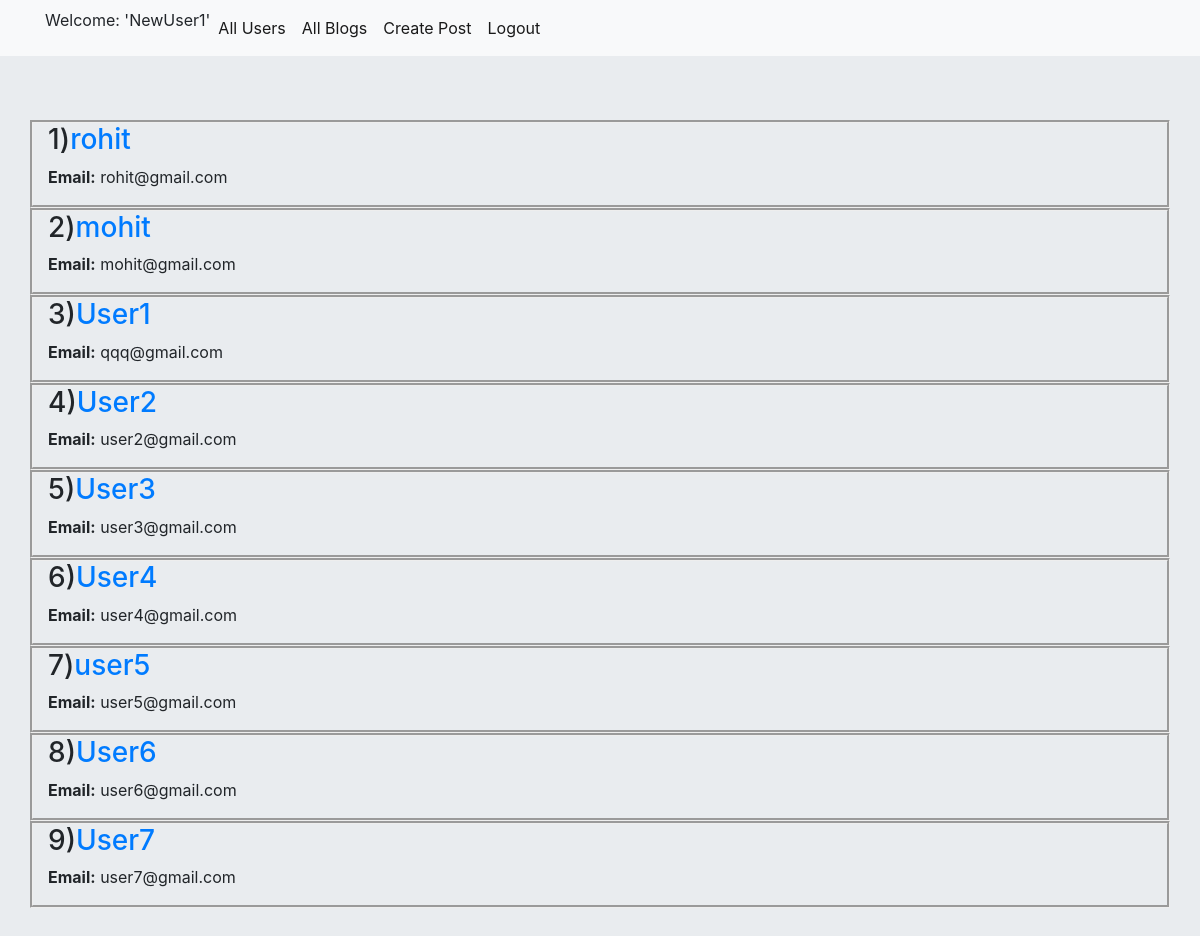
Screenshot of /users/ (signed in) with the database file from the repository.
### blog/models.py (models this page shows, shortened)
class CustomUser(AbstractUser):
    blocked = models.ManyToManyField('CustomUser',related_name='blocked_users',blank=True)
    liked_posts = models.ManyToManyField('Post',related_name='liked_posts',blank=True)

### blog/views.py (the view)
# urls.py: path('users/',views.UserListView.as_view(),name='user_list'),
class UserListView(ListView):
    model = CustomUser
    context_object_name = 'user_list'
    def get_queryset(self):
        current_user = self.request.user
        if current_user.is_authenticated:
            blocked_users = current_user.blocked.all().values_list('id')
            blocked_by = [user.id for user in CustomUser.objects.all() if current_user in user.blocked.all()]
            return CustomUser.objects.filter(~Q(id__in=blocked_users)).filter(~Q(id__in=blocked_by)).exclude(is_staff=True).exclude(id__exact=current_user.id)
        else:
            return CustomUser.objects.all()

### blog/templates/blog/customuser_list.html (shortened to what this page needs)
{% extends 'blog/base.html' %}
{% block content %}
<div class="jumbotron jumbotron-fluid">
    {% for person in user_list%}
    <div class="container"  style="border-style:groove">
        <h3>{{ forloop.counter }})<a href="{% url 'blog:user_details' pk=person.id %}">{{ person.username }}</a></h3>
        <div >
            <div>
            <p class="text-justify"><strong>Email:</strong> {{ person.email }}</p>
                </div>
            </div>
    </div>
    {% endfor %}
</div>
{% endblock %}

### blog/templates/blog/base.html (shortened to what this page needs)
<!DOCTYPE html>
<html lang="en">
<head>
    <link rel="stylesheet" href="https://stackpath.bootstrapcdn.com/bootstrap/4.5.2/css/bootstrap.min.css">
</head>
<body>
<nav class="navbar navbar-expand-lg navbar-light bg-light">
    <div class="container">
    <ul class="navbar-nav">
        {% if user.is_authenticated %}
        <li class="nav-item active" ><p>Welcome: '{{ user.username }}'</p></li>
        <li class="nav-item active">
            <a class="nav-link" href="{% url 'blog:user_list' %}">All Users</a>
        </li>
        <li class="nav-item active">
            <a class="nav-link" href="/">All Blogs</a>
        </li>
        <li class="nav-item active">
                <a class="nav-link" href="{% url 'blog:post_create' %}">Create Post</a>
            </li>
            <li class="nav-item active">
                <a class="nav-link" href="{%url 'logout' %}?next=/">Logout</a>
            </li>
    {% endif %}
</div>
</nav>
{% block content %}
{% endblock %}
</body>
</html>

### rows the page displays
CustomUser: username "NewUser1"
CustomUser: username "rohit", email "rohit@gmail.com"
CustomUser: username "mohit", email "mohit@gmail.com"
CustomUser: username "User1", email "qqq@gmail.com"
CustomUser: username "User2", email "user2@gmail.com"
CustomUser: username "User3", email "user3@gmail.com"
CustomUser: username "User4", email "user4@gmail.com"
CustomUser: username "user5", email "user5@gmail.com"
CustomUser: username "User6", email "user6@gmail.com"
CustomUser: username "User7", email "user7@gmail.com"
